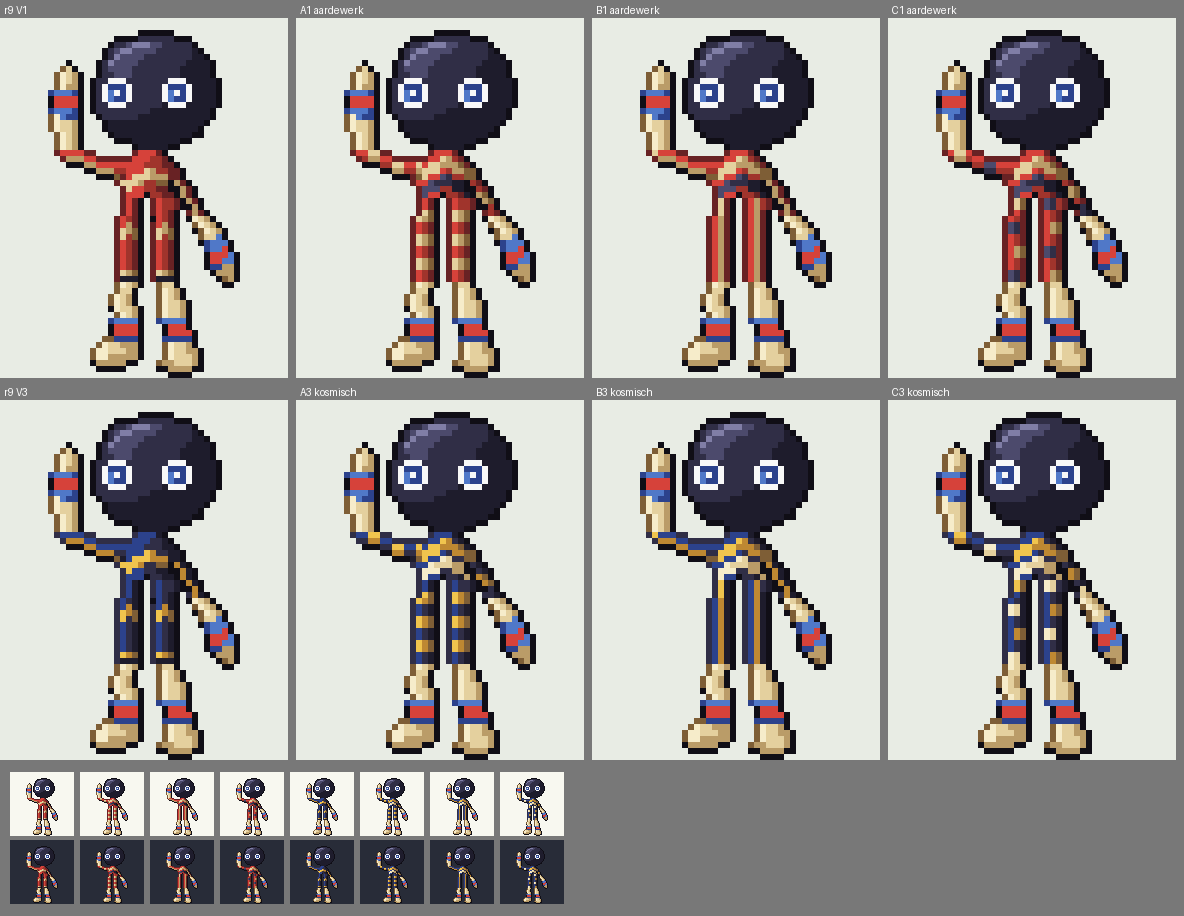

Here is the Python script that generated this plot:
# vel.png: rij 1 aardewerk A/B/C, rij 2 kosmisch A/B/C op 6x (met r9 V1/V3 ter vergelijking); onderaan alles op 1x licht/donker.
from PIL import Image, ImageDraw
RIJ=[[('../sprite_r9/astro_V1.png','r9 V1')]+[('astro_%s1.png'%o,'%s1 aardewerk'%o) for o in 'ABC'],
     [('../sprite_r9/astro_V3.png','r9 V3')]+[('astro_%s3.png'%o,'%s3 kosmisch'%o) for o in 'ABC']]
s=6; cw=48*s+8; rh=60*s+22
vel=Image.new('RGB',(4*cw,2*rh+2*68+16),(120,120,120)); d=ImageDraw.Draw(vel)
for r,rij in enumerate(RIJ):
    for k,(f,t) in enumerate(rij):
        im=Image.open(f).convert('RGBA'); x=k*cw; y=r*rh
        bg=Image.new('RGBA',(64,64),(232,236,228,255)); bg.alpha_composite(im)
        vel.paste(bg.crop((8,4,56,64)).resize((48*s,60*s),Image.NEAREST).convert('RGB'),(x,y+18)); d.text((x+4,y+4),t,fill=(255,255,255))
alle=[f for rij in RIJ for f,_ in rij]
for k,f in enumerate(alle):
    im=Image.open(f).convert('RGBA')
    for u,c in enumerate([(248,248,240,255),(40,44,56,255)]):
        b=Image.new('RGBA',(64,64),c); b.alpha_composite(im); vel.paste(b.convert('RGB'),(10+k*70,2*rh+8+u*68))
vel.save('vel.png'); print(vel.size)
